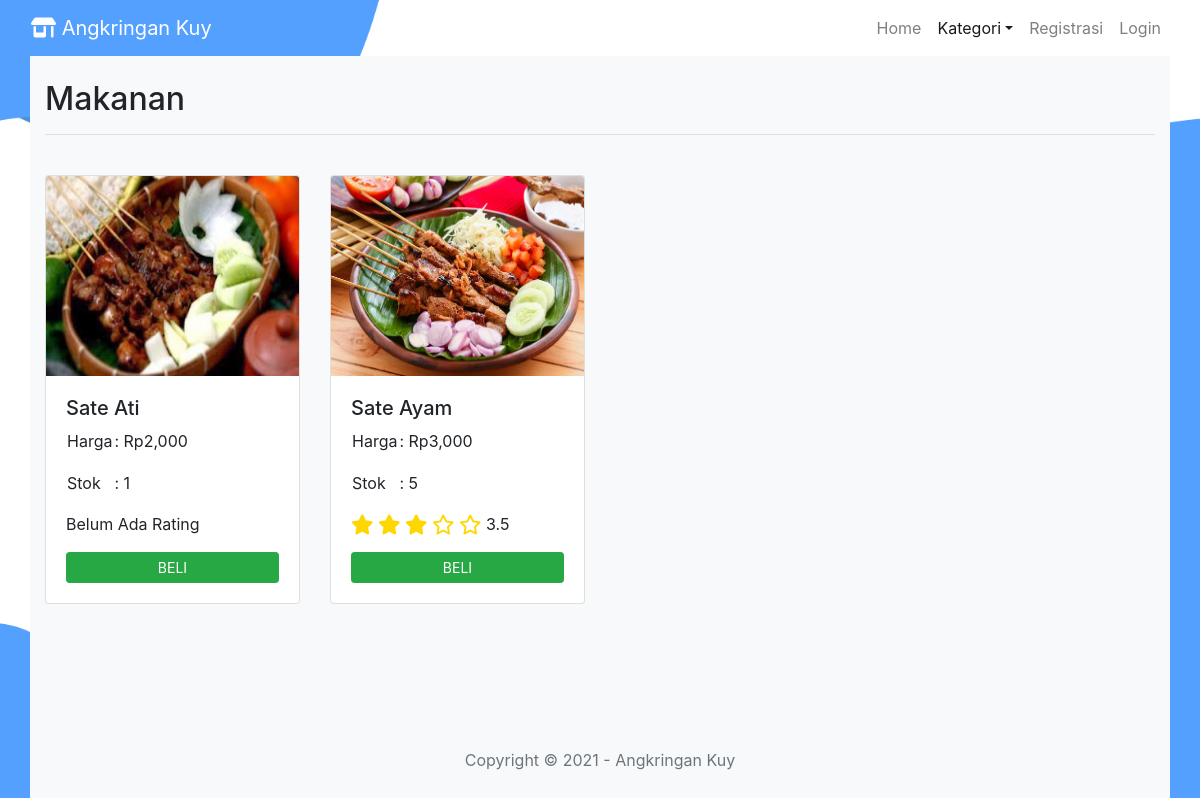
The app's page /makanan.php with its own data.
### tables this page shows
CREATE TABLE `tb_menu` (
  `id_produk` int(11) NOT NULL,
  `nama_produk` varchar(20) NOT NULL,
  `kategori` varchar(7) NOT NULL,
  `harga_produk` int(5) NOT NULL,
  `jumlah_produk` int(2) NOT NULL,
  `foto_produk` varchar(20) NOT NULL,
  `rating_produk` float NOT NULL
);

### function.php (called while the page is built, shortened)
<?php
$conn = mysqli_connect("localhost", "root", "", "db_angkringankuy");
function query($query)
{
    global $conn;
    $result = mysqli_query($conn, $query);
    $rows = [];
    while ($row = mysqli_fetch_assoc($result)) {
        $rows[] = $row;
    }
    return $rows;
}

### makanan.php (the view, shortened to what this page needs)
<?php
require 'function.php';
$menu = query("SELECT * FROM tb_menu WHERE kategori='Makanan' ORDER BY nama_produk  ");
?>
<!doctype html>
<html lang="en">
<head>
    <link rel="stylesheet" href="https://stackpath.bootstrapcdn.com/bootstrap/4.5.2/css/bootstrap.min.css">
    <link rel="stylesheet" type="text/css" href="css/style.css">
</head>
<body id="page-top">
    <header>
        <nav class="navbar navbar-expand-lg navbar-light bg-transparent" id="MainNav">
            <div class="container-fluid">
                <a class="navbar-brand" href="index.php" style="color : white;">
                    <i class="fas fa-store-alt"></i>
                    Angkringan Kuy
                </a>
                <div class="collapse navbar-collapse" id="navbarNav">
                    <ul class="navbar-nav ml-auto">
                        <li class="nav-item">
                            <a class="nav-link js-scroll-trigger" href="index.php">Home</span></a>
                        </li>
                        <li class="nav-item dropdown active">
                          <a class="nav-link dropdown-toggle" id="navbarDropdown" role="button" data-toggle="dropdown" href="">Kategori</a>
                        </li>
                        <?php
                        if(!isset($_SESSION['level'])) {
                            ?>
                        <li class="nav-item">
                            <a class="nav-link js-scroll-trigger" href="registrasi.php">Registrasi</a>
                        </li>
                        <li class="nav-item">
                            <a class="nav-link js-scroll-trigger" href="login.php">Login</a>
                        </li>
                        <?php } ?>
                    </ul>
                </div>
            </div>
        </nav>
    </header>
    <div class="container bg-light">
        <br>
        <h2>Makanan</h2>
        <hr>
        <div class="row">
                <?php foreach ($menu as $row) :
                    $id = $row["id_produk"];
                    $pilih_stok = mysqli_query($conn, "SELECT jumlah_produk as stok from tb_menu WHERE id_produk = $id");
                    $cek_pilih_stok = mysqli_fetch_array($pilih_stok);
                    $stok_produk= $cek_pilih_stok['stok'];
                ?>
                <div class="col-md-3">
                    <br>
                    <div class="card">
                        <img src="gambar/<?= $row["foto_produk"]; ?>" height="200" width="75" class="card-img-top" alt="...">
                        <div class="card-body">
                            <h5><?= $row["nama_produk"]; ?></h5>
                            <table>
                                <tr>
                                    <td>
                                        <p>Harga</p>
                                    </td>
                                    <td>
                                        <p>: Rp<?= number_format($row["harga_produk"]);?></p>
                                    </td>
                                </tr>
                                <tr>
                                    <td>
                                        <p>Stok</p>
                                    </td>
                                    <td>
                                        <p>: <?=$row["jumlah_produk"]?></p>
                                    </td>
                                </tr>
                            </table>
                            <?php if ($row["rating_produk"] == 0) {?>
                                <p>Belum Ada Rating</p>
                            <?php } else {?>
                                    <?php $rating=$row["rating_produk"];?>
                                    <?php $rating=(int)$rating; ?>
                                    <?php if ($rating == "1") {?>
                                        <i class="fas fa-star fa-lg" style="color: gold;"></i>
                                        <i class="far fa-star fa-lg" style="color: gold;"></i>
                                        <i class="far fa-star fa-lg" style="color: gold;"></i>
                                        <i class="far fa-star fa-lg" style="color: gold;"></i>
                                        <i class="far fa-star fa-lg" style="color: gold;"></i>
                                        <?=$row["rating_produk"];?>
                                        <p></p>
                                    <?php } elseif ($rating == "3"){?>
                                        <i class="fas fa-star fa-lg" style="color: gold;"></i>
                                        <i class="fas fa-star fa-lg" style="color: gold;"></i>
                                        <i class="fas fa-star fa-lg" style="color: gold;"></i>
                                        <i class="far fa-star fa-lg" style="color: gold;"></i>
                                        <i class="far fa-star fa-lg" style="color: gold;"></i>
                                        <?=$row["rating_produk"];?>
                                    <?php } ?>
                            <?php } ?>                        <?php if ($stok_produk == 0) {?>
                            <a class="btn btn-sm-secondary btn-sm btn-block" disabled>STOK HABIS</a>
                            <?php } else {?>
                            <a href="beli.php?id_produk=<?=$row["id_produk"];?>" class="btn btn-success btn-sm btn-block ">BELI</a>
                            <?php } ?>
                        </div>
                    </div>
                </div>
                <?php endforeach; ?>
        </div>
        <br><br><br><br>
        <footer class="py-5">
            <div class="medium text-center text-muted">Copyright &copy; 2021 - Angkringan Kuy</div>
        </footer>
    </div>
</body>
</html>

### css/style.css (style rules this page uses)
body { background-image: linear-gradient(rgba(0,0,0,0),rgba(0,0,0,0)), url(../gambar/bg.png); background-size: cover; background-attachment: fixed; }

### records on screen
tb_menu: shows a picture, nama_produk "Sate Ati", harga_produk "2,000", jumlah_produk "1", rating_produk "Belum Ada Rating"
tb_menu: foto_produk (picture), nama_produk "Sate Ayam", harga_produk "3,000", jumlah_produk "5", rating_produk "3.5"
